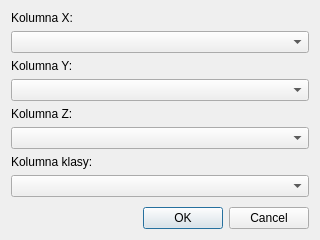
<?xml version="1.0" encoding="UTF-8"?>
<ui version="4.0">
 <class>Dialog</class>
 <widget class="QDialog" name="Dialog">
  <property name="windowModality">
   <enum>Qt::ApplicationModal</enum>
  </property>
  <property name="geometry">
   <rect>
    <x>0</x>
    <y>0</y>
    <width>320</width>
    <height>240</height>
   </rect>
  </property>
  <property name="windowTitle">
   <string>Opcje</string>
  </property>
  <layout class="QVBoxLayout" name="verticalLayout_2">
   <item>
    <layout class="QVBoxLayout" name="verticalLayout">
     <item>
      <widget class="QLabel" name="label">
       <property name="text">
        <string>Kolumna X:</string>
       </property>
      </widget>
     </item>
     <item>
      <widget class="QComboBox" name="xColumnNameCombobox"/>
     </item>
     <item>
      <widget class="QLabel" name="label_2">
       <property name="text">
        <string>Kolumna Y:</string>
       </property>
      </widget>
     </item>
     <item>
      <widget class="QComboBox" name="yColumnNameCombobox"/>
     </item>
     <item>
      <widget class="QLabel" name="label_4">
       <property name="text">
        <string>Kolumna Z:</string>
       </property>
      </widget>
     </item>
     <item>
      <widget class="QComboBox" name="zColumnNameCombobox"/>
     </item>
     <item>
      <widget class="QLabel" name="label_3">
       <property name="text">
        <string>Kolumna klasy:</string>
       </property>
      </widget>
     </item>
     <item>
      <widget class="QComboBox" name="classColumnNameCombobox"/>
     </item>
    </layout>
   </item>
   <item>
    <spacer name="verticalSpacer">
     <property name="orientation">
      <enum>Qt::Vertical</enum>
     </property>
     <property name="sizeHint" stdset="0">
      <size>
       <width>20</width>
       <height>40</height>
      </size>
     </property>
    </spacer>
   </item>
   <item>
    <widget class="QDialogButtonBox" name="buttonBox">
     <property name="orientation">
      <enum>Qt::Horizontal</enum>
     </property>
     <property name="standardButtons">
      <set>QDialogButtonBox::Cancel|QDialogButtonBox::Ok</set>
     </property>
    </widget>
   </item>
  </layout>
 </widget>
 <resources/>
 <connections>
  <connection>
   <sender>buttonBox</sender>
   <signal>accepted()</signal>
   <receiver>Dialog</receiver>
   <slot>accept()</slot>
   <hints>
    <hint type="sourcelabel">
     <x>248</x>
     <y>254</y>
    </hint>
    <hint type="destinationlabel">
     <x>157</x>
     <y>274</y>
    </hint>
   </hints>
  </connection>
  <connection>
   <sender>buttonBox</sender>
   <signal>rejected()</signal>
   <receiver>Dialog</receiver>
   <slot>reject()</slot>
   <hints>
    <hint type="sourcelabel">
     <x>316</x>
     <y>260</y>
    </hint>
    <hint type="destinationlabel">
     <x>286</x>
     <y>274</y>
    </hint>
   </hints>
  </connection>
 </connections>
</ui>
